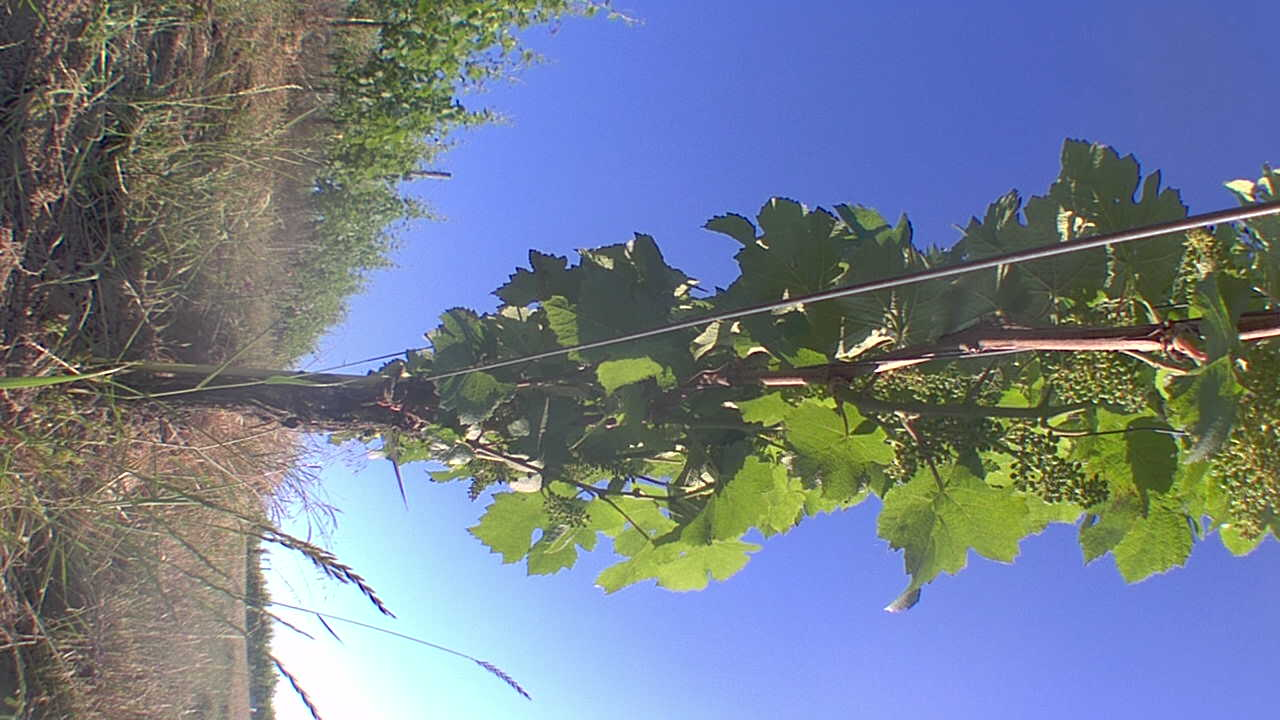
#> input picture cv-image-original/blink-03-03-06_1655959049.jpg, 1280 x 720 px, found by its file name
$ python ImageCropping.py
#> lines starting #> are read from the running program, lines starting #| are printed output that depends on the picture
from PIL import Image, ImageDraw
import xml.etree.ElementTree as ET

# Load image:
input_image = Image.open("cv-image-download/blink-03-03-06_1655959049.jpg")
#> input_image is the input picture: PIL image 1280x720 RGB; mean R, G, B 115, 126.2, 143.5
input_pixels = input_image.load()

# Parse pascal voc xml
origin_coordinate_1 = []
origin_coordinate_2 = []
end_coordinate_1 = []
end_coordinate_2 = []
bbch = []

# Get coordinates
tree = ET.parse('cv-image-download/blink-03-03-06_1655959049.xml')
#> (reads cv-image-original/blink-03-03-06_1655959049.xml from the repository)
for bndbox in tree.iter(tag = 'bndbox'):
        xmin = bndbox.find('xmin').text
        ymin = bndbox.find('ymin').text
        xmax = bndbox.find('xmax').text
        ymax = bndbox.find('ymax').text
        origin_coordinate_1.append(xmin)
        origin_coordinate_2.append(ymin)
        end_coordinate_1.append(xmax)
        end_coordinate_2.append(ymax)

for i in range(len(origin_coordinate_1)):
        # Cropped area
        origin = (origin_coordinate_1[i], origin_coordinate_2[i])
        end = (end_coordinate_1[i], end_coordinate_2[i])

        # Create output image
        output_image = Image.new("RGB", (int(float(end[0])) - int(float(origin[0])), int(float(end[1])) - int(float(origin[1]))))
        draw = ImageDraw.Draw(output_image)

        # Copy pixels
        for x in range(output_image.width):
                for y in range(output_image.height):
                        xp, yp = x + int(float(origin[0])), y + int(float(origin[1]))
                        draw.point((x, y), input_pixels[xp, yp])

        output_image.save("cv-image-cropped/output_"+str(i)+".png")
#> this loop made 6 passes
#> pass 1, `output_image.save("cv-image-cropped/output_"+str(i)+".png")`:
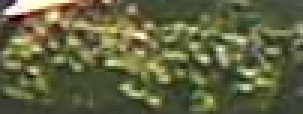
#> saved as output_0.png: PIL image 101x38 RGB (shown 3 times larger); mean R, G, B 97.7, 99.6, 65.4
#> pass 2, `output_image.save("cv-image-cropped/output_"+str(i)+".png")`:
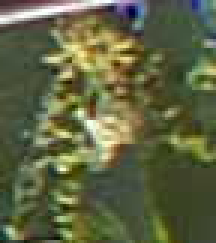
#> saved as output_1.png: PIL image 72x81 RGB (shown 3 times larger); mean R, G, B 95.3, 100.1, 66.5
#> after the loop:
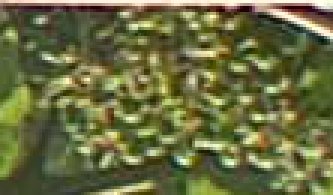
#> output_image: PIL image 111x65 RGB (shown 3 times larger); mean R, G, B 106.1, 109, 64.8
